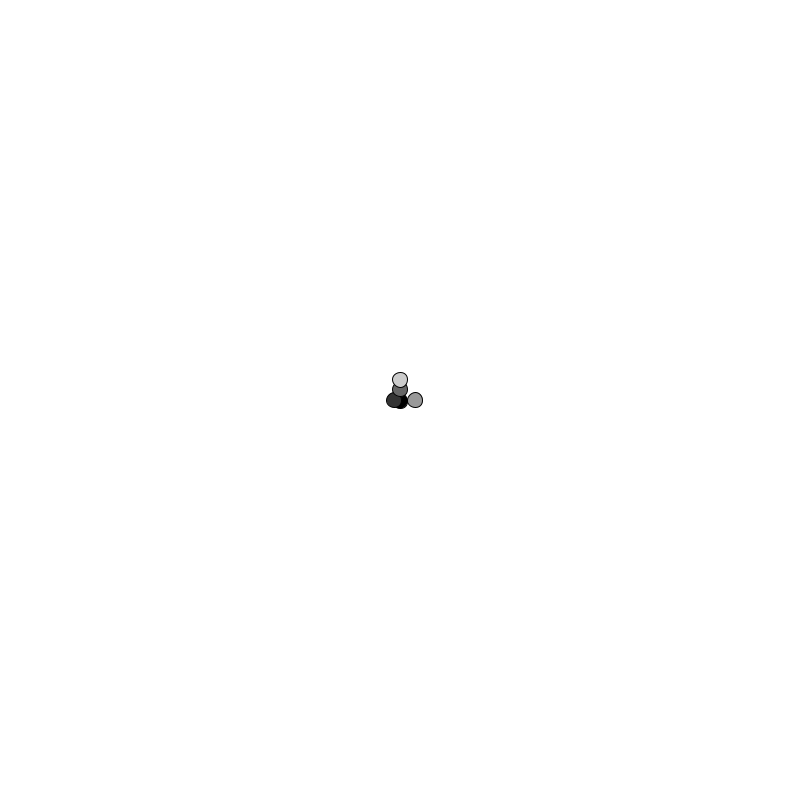
Frame 1 (no input)
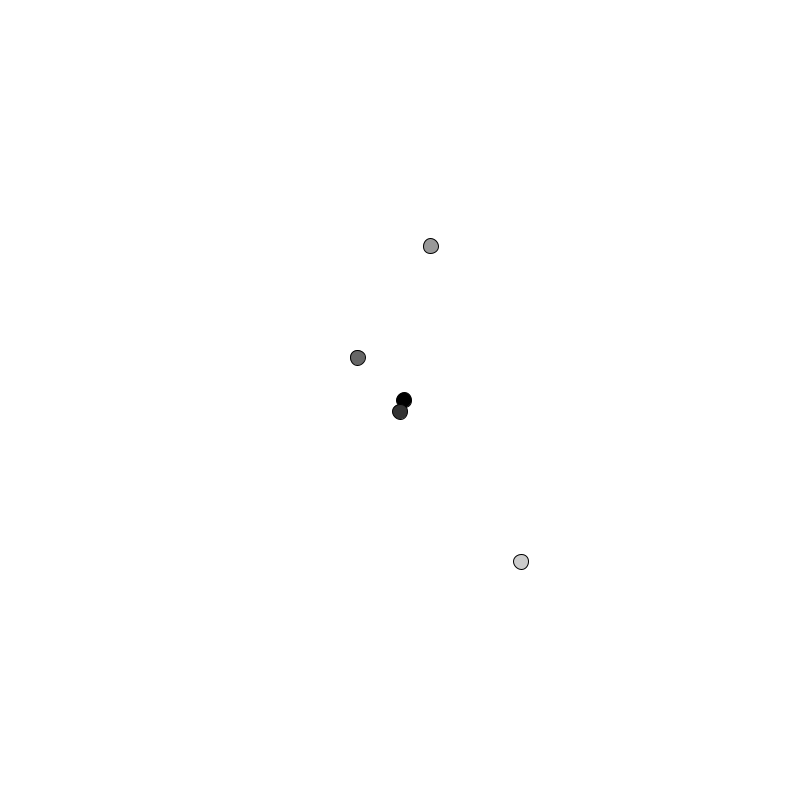
Frame 60 (the mouse pressed at the canvas centre just before this capture)
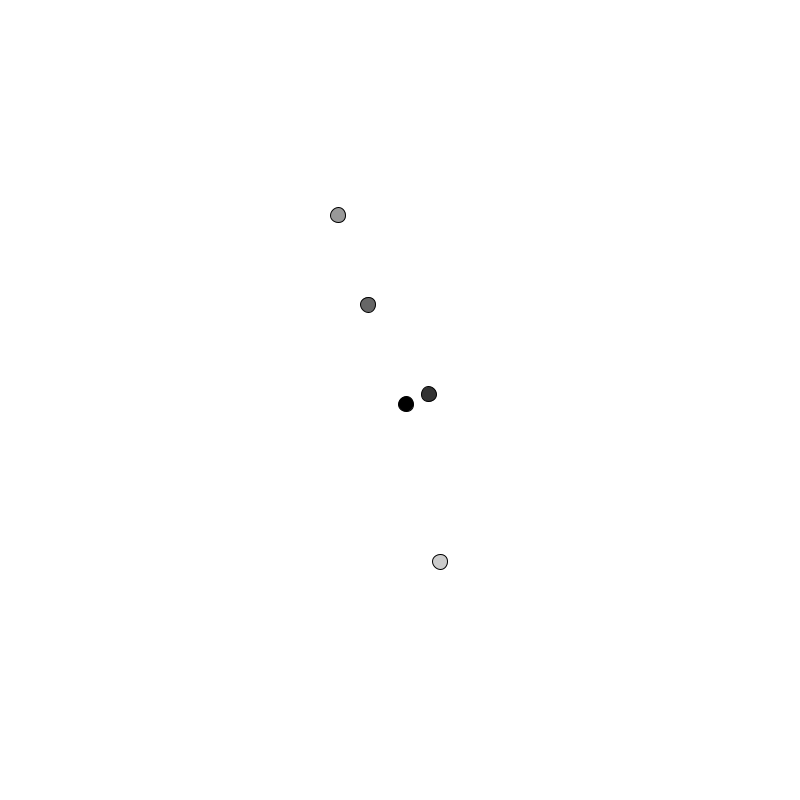
Frame 120 (the mouse held since frame 60 and released just before this capture)

The Processing sketch that drew these frames (run headless with seeded random() and noise(); from frame 60 on, the mouse is pressed at the canvas centre):

// Processing sketch: week_7_random_walker_review
// ── week_7_random_walker_review.pde
//all caps variables in code = varriable is not gonna change
//final variable—constant

final int NUM_WALKERS = 5;
float [] x = new float [NUM_WALKERS];
float [] y = new float [NUM_WALKERS];


void setup() {
  size(800, 800);
  for (int i = 0; i < NUM_WALKERS; i++) {
    x[i] = width/2;
    y[i] = height/2;
  }
  //noStroke();
}

void draw () {
  background(255);
  for (int i = 0; i < NUM_WALKERS; i ++) {
    int r = int(random(4));
    switch (r) {
    case 0: 
      x[i] += map(i, 0, NUM_WALKERS, 1, 25);
      break;
    case 1:
      x[i] -= map(i, 0, NUM_WALKERS, 1, 25);
      break;
    case 2:
      y[i] += map(i, 0, NUM_WALKERS, 1, 25);
      break;
    case 3:
      y[i] -= map(i, 0, NUM_WALKERS, 1, 25);
      break;
    default: 
      break;
    }
   
    fill(map(i, 0, NUM_WALKERS, 0, 255));
    ellipse(x[i], y[i], 15, 15);
  }
}
